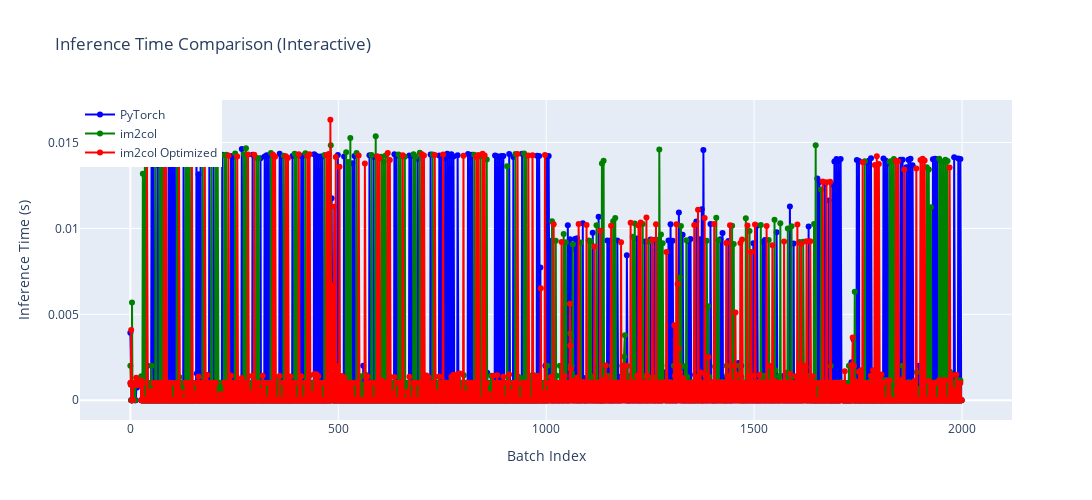

Notebook source saved alongside this figure:
### Markdown cell above
This section compares the inference performance and correctness of three CNN implementations: PyTorch, nested_loops and im2col. All use identical pre-trained weights.

**Objectives:**
1.  **Correctness:** Verify that all three models yield the same predictions.
2.  **Performance measurement:** Compare average inference time per image.

The loop iterates through test images, runs each model, records predictions and times. This demonstrates the efficiency gains from optimized libraries (PyTorch) and im2col approach over the naive loops one. The `padding` and `stride` parameters are set to match the PyTorch model's architecture.

### Code cell
import time
from tqdm import tqdm
import matplotlib.pyplot as plt
import plotly.graph_objs as go
import plotly.offline as pyoff
import pandas as pd

np_k1 = numpy_weights['k1'].astype(np.float32)
np_b_conv1 = numpy_weights['b_conv1'].astype(np.float32)
np_k2 = numpy_weights['k2'].astype(np.float32)
np_b_conv2 = numpy_weights['b_conv2'].astype(np.float32)
np_k3 = numpy_weights['k3'].astype(np.float32)
np_b_conv3 = numpy_weights['b_conv3'].astype(np.float32)
np_w1 = numpy_weights['w1'].astype(np.float32)
np_b1 = numpy_weights['b1'].astype(np.float32)
np_w2 = numpy_weights['w2'].astype(np.float32)
np_b2 = numpy_weights['b2'].astype(np.float32)

dict_times={}
dict_times["ctorch"]=[]
dict_times["cslow"]=[]
dict_times["cfast"]=[]
dict_times["ccm"]=[]

dict_pred={}
dict_pred["ctorch"]=[]
dict_pred["cslow"]=[]
dict_pred["cfast"]=[]
dict_pred["ccm"]=[]

c_continuity_ckeck = {
    'im2col_yes' : 0,
    'im2col_no' : 0,
    'im2col_optimized_yes' : 0,
    'im2col_optimized_no' : 0,
}

correct = 0
skip = True
loop = tqdm(range(0, test_labels.shape[0], 5), desc=" Inferring...")
for i in loop:
    c0 = test_images[i].reshape(1,1,28,28).astype(np.float32)
    torch_c0 = torch.from_numpy(c0).float()

    ############### CNN PyTorch Implementation ##################
    start_time = time.time()
    outputs = model(torch_c0)
    end_time = time.time()
    _, predicted1 = torch.max(outputs.data, 1)
    dict_times["ctorch"].append(end_time-start_time)
    dict_pred["ctorch"].append(np.array(predicted1))

    ############### CNN nested loops Implementation #####################
    # start_time = time.time()
    # c1s,mask1s = nested_loop_convolution(c0.astype(np.float32),np_k1,np_b_conv1,padding=0,stride=2)
    # c2s,mask2s = nested_loop_convolution(c1s.astype(np.float32),np_k2,np_b_conv2,padding=1,stride=2)
    # c3s,mask3s = nested_loop_convolution(c2s.astype(np.float32),np_k3,np_b_conv3,padding=0,stride=2)
    # imlps = c3s.reshape(1,-1)
    # _,_,_,res = ReLU_SoftMax_FullyConnected(imlps,np_w1,np_b1,np_w2,np_b2)
    # predicted2 = np.argmax(res,1)
    # end_time = time.time()
    # dict_times["cslow"].append(end_time-start_time)
    # dict_pred["cslow"].append(np.array(predicted2))

    ############### CNN im2col Implementation #####################
    start_time = time.time()
    c1f,mask1f = im2col_convolution(c0.astype(np.float32),np_k1,np_b_conv1,padding=0,stride=2)
    c2f,mask2f = im2col_convolution(c1f.astype(np.float32),np_k2,np_b_conv2,padding=1,stride=2)
    c3f,mask3f = im2col_convolution(c2f.astype(np.float32),np_k3,np_b_conv3,padding=0,stride=2)
    imlpf = c3f.reshape(1,-1)
    _,_,_,res = ReLU_SoftMax_FullyConnected(imlpf,np_w1,np_b1,np_w2,np_b2)
    predicted3 = np.argmax(res,1)
    end_time = time.time()
    dict_times["cfast"].append(end_time-start_time)
    dict_pred["cfast"].append(np.array(predicted3))

    ############## CNN optimized im2col Implementation ###########
    start_time = time.time()
    c1c,mask1c = im2col_optimized(c0.astype(np.float32),np_k1,np_b_conv1,padding=0,stride=2)
    c2c,mask2c = im2col_optimized(c1c.astype(np.float32),np_k2,np_b_conv2,padding=1,stride=2)
    c3c,mask3c = im2col_optimized(c2c.astype(np.float32),np_k3,np_b_conv3,padding=0,stride=2)
    imlpc = c3c.reshape(1,-1)
    _,_,_,res = ReLU_SoftMax_FullyConnected(imlpc,np_w1,np_b1,np_w2,np_b2)
    predicted4 = np.argmax(res,1)
    end_time = time.time()
    dict_times["ccm"].append(end_time-start_time)
    dict_pred["ccm"].append(np.array(predicted4))

    #####################################################################################
    #### Check that outputs of Slow Approach and Fast Approach have the same results ###
    t = int(predicted1[0])
    # s = int(predicted2[0])
    f = int(predicted3[0])
    c = int(predicted4[0])

    if t == s and t == f:
        correct += 1

    #####################################################################################
    ### Keep track of the times #########################################################
    tat = round(sum(dict_times['ctorch'])/(i+1),10)
    # sat = round(sum(dict_times['cslow'])/(i+1),10)
    fat = round(sum(dict_times['cfast'])/(i+1),10)
    cat = round(sum(dict_times['ccm'])/(i+1),10)

    # loop.set_postfix(average_times =f"t: {tat} s, s: {sat} s, f: {fat} s, c: {cat} s" , correct_predictions=f"{(correct/(i+1)*100)}%")
    loop.set_postfix(average_times =f"pytorch: {tat} s, im2c: {fat} s, im2c_opt: {cat} s" , correct_predictions=f"{100*correct/(i+1)}%")

tat = np.mean(dict_times['ctorch'])
# sat = np.mean(dict_times['cslow'])
fat = np.mean(dict_times['cfast'])
cat = np.mean(dict_times['ccm'])

# print(f"Average inference time in seconds:\nPyTorch:\t{tat} s,\nnested_loops:\t{sat} s,\nim2col:\t\t{fat} s, \nim2col_optim:\t{cat} s")
print(f"Average inference time in seconds:\nPyTorch:\t{tat} s,\nim2col:\t\t{fat} s, \nim2col_optim:\t{cat} s")

# Plot times altogether

# Create interactive traces for each method
trace_torch = go.Scatter(
    y=dict_times['ctorch'],
    mode='lines+markers',
    name='PyTorch',
    line=dict(color='blue')
)
# trace_slow = go.Scatter(
#     y=dict_times['cslow'],
#     mode='lines+markers',
#     name='Nested Loops',
#     line=dict(color='orange')
# )
trace_fast = go.Scatter(
    y=dict_times['cfast'],
    mode='lines+markers',
    name='im2col',
    line=dict(color='green')
)
trace_ccm = go.Scatter(
    y=dict_times['ccm'],
    mode='lines+markers',
    name='im2col Optimized',
    line=dict(color='red')
)

data = [trace_torch, trace_fast, trace_ccm]

layout = go.Layout(
    title='Inference Time Comparison (Interactive)',
    xaxis=dict(title='Batch Index'),
    yaxis=dict(title='Inference Time (s)'),
    width=1400,
    height=500,
    legend=dict(x=0, y=1),
    hovermode='x unified'
)

fig = go.Figure(data=data, layout=layout)
pyoff.iplot(fig)

# Also plot some boxplots for better visualization
plt.figure(figsize=(7, 4))
plt.boxplot([dict_times['ctorch'], dict_times['cfast'], dict_times['ccm']],
            tick_labels=['PyTorch', 'im2col', 'im2col Optimized'],
            showfliers=False)
plt.ylabel('Inference Time (s)')
plt.title('Boxplot of Inference Times')
plt.grid()
plt.show()

df_times = pd.DataFrame({
    'PyTorch': dict_times['ctorch'],
    # 'Nested Loops': dict_times['cslow'],
    'im2col': dict_times['cfast'],
    'im2col Optimized': dict_times['ccm']
})
print("\nDescriptive Statistics of Inference Times:")
print(df_times.describe())

# Print the number of contiguous arrays
print("\nNumber of contiguous arrays:")
print(f"im2col: {c_continuity_ckeck['im2col_yes']}, im2col_optimized: {c_continuity_ckeck['im2col_optimized_yes']}")
print(f"im2col (not contiguous): {c_continuity_ckeck['im2col_no']}, im2col_optimized (not contiguous): {c_continuity_ckeck['im2col_optimized_no']}")

### Figure 1 — Plotly figure (JSON) as saved in the notebook; plotly's stock layout.template omitted (floating-point values rounded to 4 significant figures; data arrays with more than 128 entries replaced by an {"elided": "..."} marker saying what was removed)
{"data": [{"line": {"color": "blue"}, "mode": "lines+markers", "name": "PyTorch", "type": "scatter", "y": {"elided": "2000 float values"}}, {"line": {"color": "green"}, "mode": "lines+markers", "name": "im2col", "type": "scatter", "y": {"elided": "2000 float values"}}, {"line": {"color": "red"}, "mode": "lines+markers", "name": "im2col Optimized", "type": "scatter", "y": {"elided": "2000 float values"}}], "layout": {"height": 500, "hovermode": "x unified", "legend": {"x": 0, "y": 1}, "title": {"text": "Inference Time Comparison (Interactive)"}, "width": 1400, "xaxis": {"title": {"text": "Batch Index"}}, "yaxis": {"title": {"text": "Inference Time (s)"}}}}
